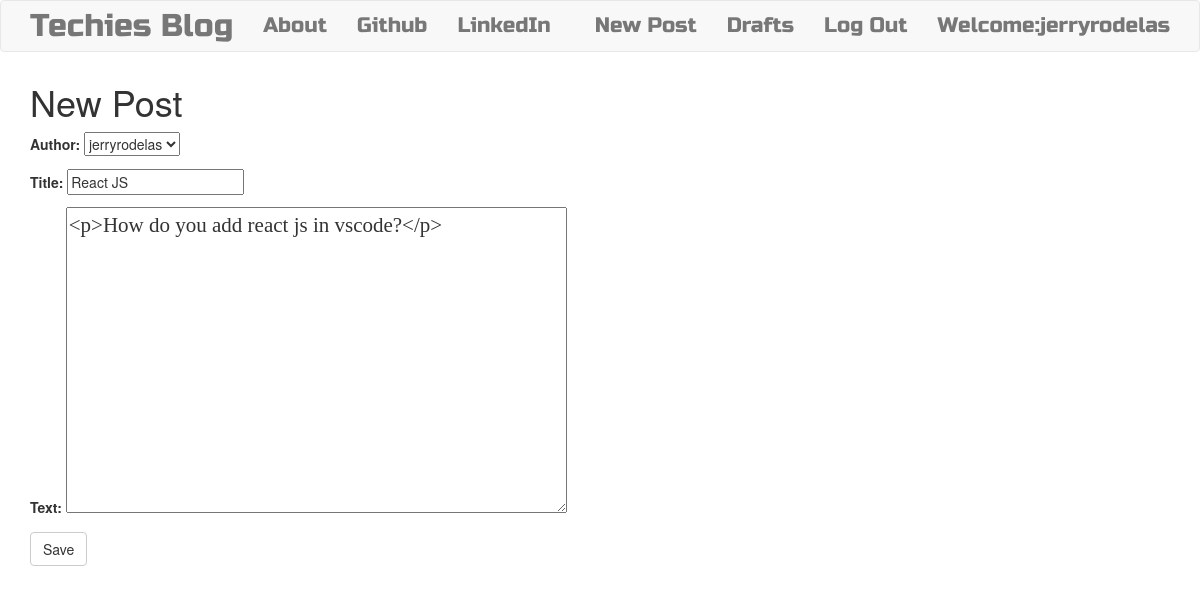
Page /post/6/edit/ (signed in) on the committed database.
### blog/models.py (models this page shows, shortened)
class Post(models.Model):
    author = models.ForeignKey('auth.User',on_delete = models.CASCADE)
    title = models.CharField(max_length=200)
    text = models.TextField()
    created_date = models.DateTimeField(default=timezone.now)
    published_date = models.DateTimeField(blank=True,null=True)

### blog/views.py (the view)
# urls.py: path('post/<int:pk>/edit/',views.PostUpdateView.as_view(),name='post_edit'),
class PostUpdateView(LoginRequiredMixin,UpdateView):
    login_url = '/login/'
    redirect_field_name = 'blog/post_detail.html'
    form_class = PostForm
    model = Post

### blog/forms.py
class PostForm(forms.ModelForm):
    class Meta():
        model = Post
        fields = ('author','title','text')
        widgets = {
            'title':forms.TextInput(attrs={'class':'textinputclass'}),
            'text':forms.Textarea(attrs={'class':'editable medium-editor-textarea postcontent'})
        }

### blog/templates/blog/post_form.html (shortened to what this page needs)
{% extends "blog/base.html"%}
{% block content %}
   <h1>New Post</h1>
   <form class="post-form"  method="POST">
     {{form.as_p}}
     <button type="submit" class='save btn btn-default'>Save</button>
   </form>
{% endblock %}

### blog/templates/blog/base.html (shortened to what this page needs)
{% load static %}
<!DOCTYPE html>
<html lang="en" dir="ltr">
  <head>
      <link rel="stylesheet" href="https://cdn.jsdelivr.net/npm/bootstrap@3.4.1/dist/css/bootstrap.min.css">
      <link rel="stylesheet" href="//cdn.jsdelivr.net/npm/medium-editor@latest/dist/css/medium-editor.min.css" type="text/css" media="screen" charset="utf-8">
      <link rel="stylesheet" href="{% static '/css/blog.css'%}">
  </head>
  <body>
      <nav class="navbar navbar-default techfont custom-navbar">
        <div class="container">
          <ul class="nav navbar-nav">
            <li><a class='navbar-brand bigbrand' href="{% url 'post_list' %}">Techies Blog</a></li>
            <li><a href="{% url 'about' %}">About</a></li>
            <li><a href="https://www.github.com">Github</a></li>
            <li><a href="https://www.linkedin.com">LinkedIn</a></li>
          </ul>
          <ul class='nav navbar-nav navbar-right'>
            {% if user.is_authenticated %}
            <li><a href="{% url 'post_new' %}">New Post</a></li>
            <li><a href="{% url 'post_draft_list' %}">Drafts</a></li>
            <li><a href="{% url 'logout' %}">Log Out</a></li>
            <li><a>Welcome:{{user.username}}</a></li>
              {% else %}
              <li><a class='nav navbar-right' href="{% url 'login' %}"><span class='glyphicon glyphicon-user'></span></a></li>
            {% endif %}
          </ul>
        </div>
      </nav>
      <div class="content container">
        <div class="row">
         <div class="col-md-8">
           <div class="blog_posts">
             {% block content %}
             {% endblock %}
           </div>
         </div>
        </div>
      </div>
  </body>
</html>

### blog/static/css/blog.css (style rules this page uses)
.techfont { font-family:'Russo One',sans-serif; font-size: 1.5em; margin-bottom: 10px; }
.bigbrand { font-size: 1.5em; }
.postcontent { font-family: 'Montserrat'; font-size: 1.5em; }
body { margin:0; }

### rows in the picture
Post: author "jerryrodelas", title "React JS", text "<p>How do you add react js in vscode?</p>"

### other values in the picture
{{ user.username }} "jerryrodelas"
